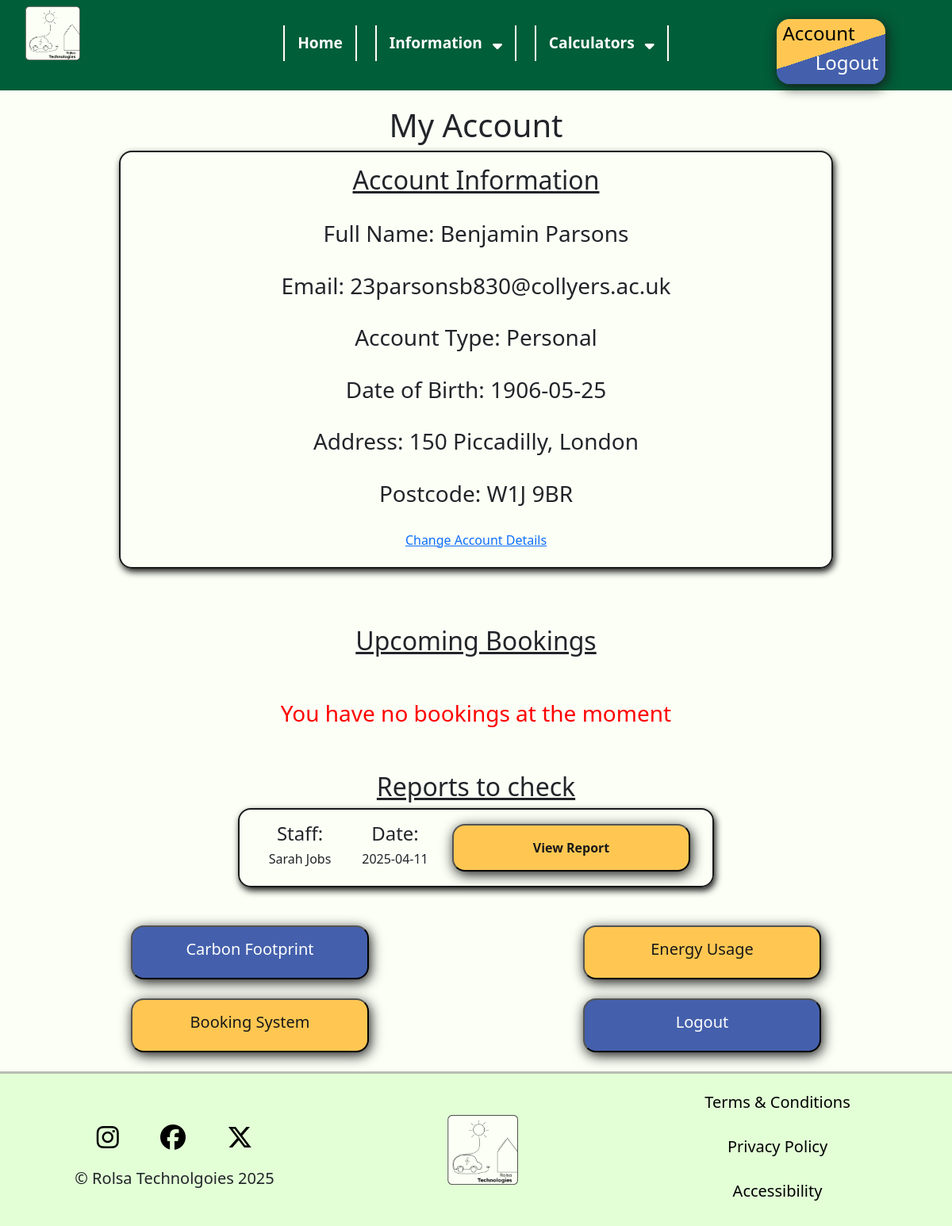
The app's page /account (signed in) with its own data.
### tables this page shows
CREATE TABLE Personal(
    AccountID INTEGER NOT NULL,
    FullName VARCHAR(255) NOT NULL,
    DateOfBirth DATE,
    Address TEXT,
    Postcode VARCHAR(8),
    FOREIGN KEY (AccountID) REFERENCES Account(AccountID)
);

CREATE TABLE Account (
    AccountID INTEGER NOT NULL,
    Email BOOLEAN DEFAULT 1,
    Password VARCHAR(255) NOT NULL,
    AccountTypeID INTEGER DEFAULT 1,
    PRIMARY KEY (AccountID),
    FOREIGN KEY (AccountTypeID) REFERENCES AccountType(AccountTypeID)
);

CREATE TABLE AccountType (
    AccountTypeID INTEGER NOT NULL,
    Type VARCHAR(25) NOT NULL,
    PRIMARY KEY (AccountTypeID)
);

CREATE TABLE BookingReport (
    ReportID INTEGER,
    ConsultationID INTEGER NOT NULL,
    FollowUpID INTEGER,
    Foreign KEY (ReportID) REFERENCES Report(ReportID),
    FOREIGN KEY (ConsultationID) REFERENCES Booking(BookingID),
    FOREIGN KEY (FollowUpID) REFERENCES Booking(BookingID)
);

CREATE TABLE Staff(
    StaffID INTEGER NOT NULL,
    AccountID INTEGER NOT NULL,
    FullName VARCHAR(255) NOT NULL,
    Role VARCHAR(25) NOT NULL,
    OfficeID INTEGER NOT NULL,
    PhoneExt VARCHAR(3) NOT NULL,
    PRIMARY KEY (StaffID),
    FOREIGN KEY (AccountID) REFERENCES Account(AccountID),
    FOREIGN KEY (OfficeID) REFERENCES Office(OfficeID)
);

### main.py (the view)
@app.route("/account")
def account():
    accountType = session.get('type', None)
    account = session.get('account', None)
    if account != None and accountType == 1 or accountType == 2:
        AccountInformation, BookingsInformation = Get.RetrieveInfo(account, "Account")
        ReportViewing = Get.ReportsToCheck(account)
        if AccountInformation['Address'] is None:
            return redirect("/change_account_details")
        return render_template("account.html", AccountInformation = AccountInformation, BookingsInformation = BookingsInformation, ReportViewing = ReportViewing)
    elif account != None and accountType == 3:
        return redirect("/admin")
    else:
        return redirect("/login")

### get.py (called while the page is built)
def ReportsToCheck(account):
    ReportViewing = {}
    con = sqlite3.connect("RolsaDB.db")
    cursor = con.cursor()
    cursor.execute("SELECT BR.ReportID, ForDateTime, S.FullName FROM BookingReport BR JOIN Report R ON BR.ReportID = R.ReportID JOIN Staff S ON R.StaffID = S.StaffID JOIN Booking B ON BR.ConsultationID = B.BookingID WHERE FollowUpID IS NULL AND B.AccountID = (SELECT AccountID FROM Account WHERE Email = ?)", (account,))
    Reports = cursor.fetchall()
    con.close()
    for report in Reports:
        Date = report[1].split(" ")[0]
        ReportViewing[report] = {
            "ReportID": report[0],
            "Date": Date,
            "Staff": report[2]
        }
    return ReportViewing

### main.py (called while the page is built)
@app.context_processor
def inject_global_data():
    return {
        "account": session.get('account', None), #email address is considered as account
        "type": session.get('type', None) #type is considered as account type (Personal, Business, Admin)
    }

### templates/account.html
{% extends "base.html" %}
{% block css %}
<link rel="stylesheet" href="{{ url_for('static', filename='css/account.css') }}">
{% endblock %}
{% block content %}
<h1>My Account</h1>
<div class="infobox">
    <center>
        <h2>Account Information</h2>
        <br>
        {% if AccountInformation.Type == "Personal" %}
          <h3>Full Name: {{ AccountInformation.FullName}}</h3><br>
        {% elif AccountInformation.Type == "Business" %}
          <h3>Business Name: {{ AccountInformation.FullName }}</h3><br>
        {% endif %}
        <h3>Email: {{ AccountInformation.Email }}</h3><br>
        <h3>Account Type: {{ AccountInformation.Type }} </h3><br>
        {% if AccountInformation.DateofBirth %}
        <h3>Date of Birth: {{ AccountInformation.DateofBirth }}</h3><br>
        {% elif AccountInformation.PhoneNumber %}
        <h3>Phone Number: {{ AccountInformation.PhoneNumber }}</h3><br>
        {% endif %}
        <h3>Address: {{ AccountInformation.Address }}</h3><br>
        <h3>Postcode: {{ AccountInformation.Postcode }}</h3><br>
        <h6><a href="{{ url_for('ChangeAccountDetails')}}">Change Account Details</a></h6>
    </center>
</div><br><br><br>
<h2>Upcoming Bookings</h2>
{% if BookingsInformation %}
{% for counter, booking in BookingsInformation.items() %}
<div class="bookingbox">
    <div class="container text-center">
        <div class="row align-items-center">
          <div class="col">
            <h4>Date:</h4>
            <h6>{{ booking.Date }}</h6>
          </div>
          <div class="col">
            <h4>Time:</h4>
            <h6>{{ booking.Time }}</h6>
          </div>
          <div class="col">
            <h4>Type:</h4>
            <h6>{{ booking.Type }}</h6>
          </div>
        </div>
    </div>
    <center>
    <a href="">Change Booking Information</a></center>
</div>
<br><br>
{% endfor %}
{% else %}
<br><br>
<h3 style="text-align: center; color: red;">You have no bookings at the moment</h3>
<br><br>
{% endif %}
<h2>Reports to check</h2>
{% if ReportViewing %}
{% for counter, report in ReportViewing.items() %}
  <div class="bookingbox">
    <div class="container text-center">
        <div class="row align-items-center">
          <div class="col">
            <h4>Staff:</h4>
            <h6>{{ report.Staff }}</h6>
          </div>
          <div class="col">
            <h4>Date:</h4>
            <h6>{{ report.Date }}</h6>
          </div>
          <div class="col">
            <button id="YellowButton" onclick="window.location.href='/view_report{{report.ReportID}}'"><strong>View Report</strong></button>
          </div>
        </div>
    </div>
  </div>
  <br><br>
{% endfor %}
{% else %}
<br><br>
<h3 style="text-align: center; color: red;">No reports to check at the moment</h3>
<br><br>
{% endif %}
<div class="container text-center">
    <div class="row align-items-center">
        <div class="col">
            <button id="BlueButton"><h5>Carbon Footprint</h5></button>
        </div>
        <div class="col">
            <button id="YellowButton"><h5>Energy Usage</h5></button>
        </div>
    </div>
</div>
<br>
<div class="container text-center">
    <div class="row align-items-start">
        <div class="col">
            <button id="YellowButton" onclick="window.location.href='{{ url_for('consultation')}}'"><h5>Booking System</h5></button>
        </div>
        <div class="col">
            <button id="BlueButton" onclick="window.location.href='/logout'"><h5>Logout</h5></button>
        </div>
    </div>
</div>
<br>
{% endblock%}

### static/css/general.css (style rules this page uses)
body { font-family: "Lexend", sans-serif; margin: 0; padding: 0; background-color: #FCFFF6 !important; color: #191919; }
h1 { text-align: center; margin-bottom: 1.5vh; }
h2 { text-align: center; text-decoration: underline; margin-top: 2vh; margin-bottom: 1vh; }
#BlueButton { background-color: #4460AC; color: white; padding: 2vh 4vh; border-radius: 2vh; min-width: 300px; max-width: 95%; box-shadow: 0.25vh 0.5vh 2vh #191919; transition: 0.25s; }
#YellowButton { background-color: #FFC752; color: #191919; padding: 2vh 4vh; border-radius: 2vh; min-width: 300px; max-width: 95%; box-shadow: 0.25vh 0.5vh 2vh #191919; transition: 0.25s; }

### static/css/account.css (style rules this page uses)
.infobox { width: 75%; margin-left: auto; margin-right: auto; padding: 2vh; border: 2px solid #191919; border-radius: 2vh; box-shadow: 0.25vh 0.5vh 1vh #191919; }
.bookingbox { width: 50%; margin-left: auto; margin-right: auto; padding: 2vh; border: 2px solid #191919; border-radius: 2vh; box-shadow: 0.25vh 0.5vh 1vh #191919; }

### records on screen
Personal: FullName "Benjamin Parsons", DateofBirth "1906-05-25", Address "150 Piccadilly, London", Postcode "W1J 9BR"
Account: Email "23parsonsb830@collyers.ac.uk"
AccountType: Type "Personal"
BookingReport: Staff "Sarah Jobs", Date "2025-04-11"
